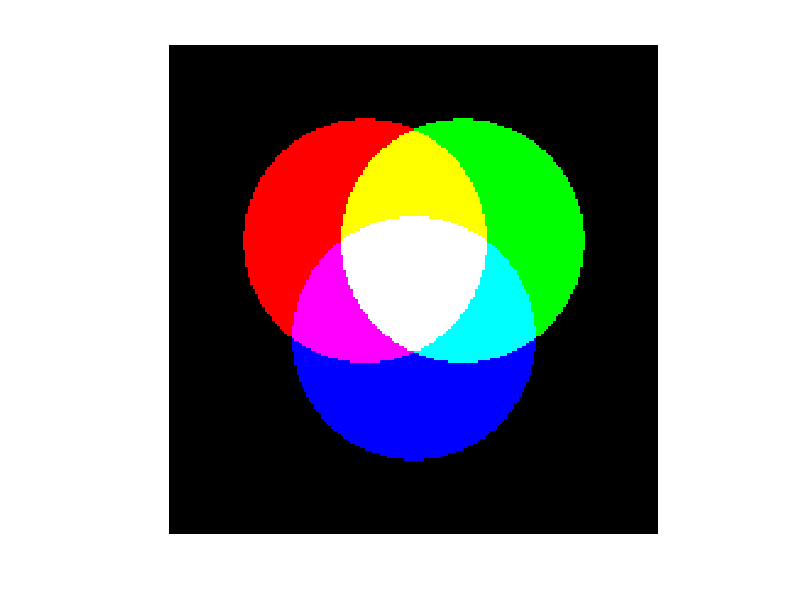
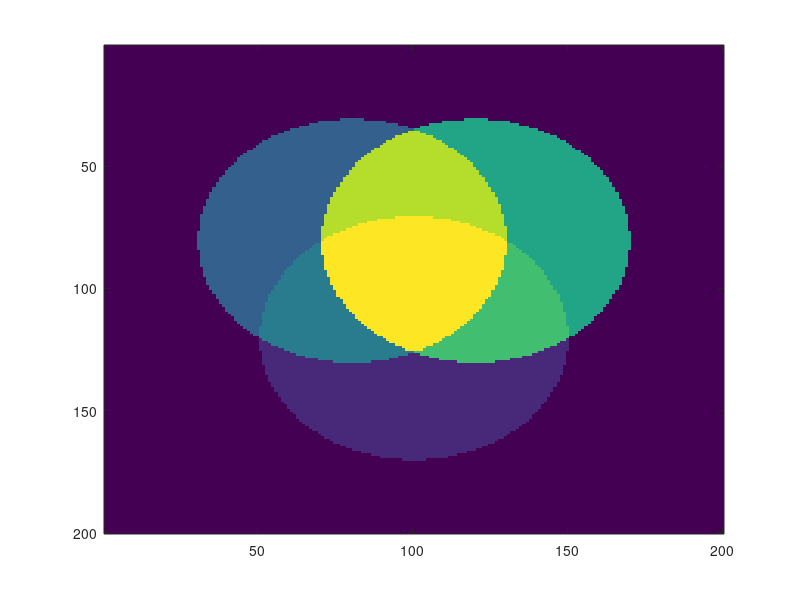

Reproduce these figures in MATLAB, in order. (Note: this script raises an error after producing the figures.)
figure(1)
clf
R = 0.5;
N = 200;
[x,y] = meshgrid(linspace(-1,1,N));
r = zeros(size(x));                   
rind = find((x + 0.2).^2 + (y + 0.2).^2 < R^2);
r(rind) = ones(size(rind));
g = zeros(size(x));       
gind = find((x - 0.2).^2 + (y + 0.2).^2 < R^2);
g(gind) = ones(size(gind));
b = zeros(size(x));    
bind = find(x.^2 + (y - 0.2).^2 < R^2);    
b(bind)=ones(size(bind));
rgb = cat(3,r,g,b);
imagesc(rgb)
axis equal off

figure(2)
%B&W version:
q = rgb;                                          
qq = 0.3*q(:,:,1) + 0.59*q(:,:,2) + 0.11*q(:,:,3);
imagesc(qq)
map = (range(gray,.5,1));
map(1,:) = 1;            
colormap(map)
axis equal off
